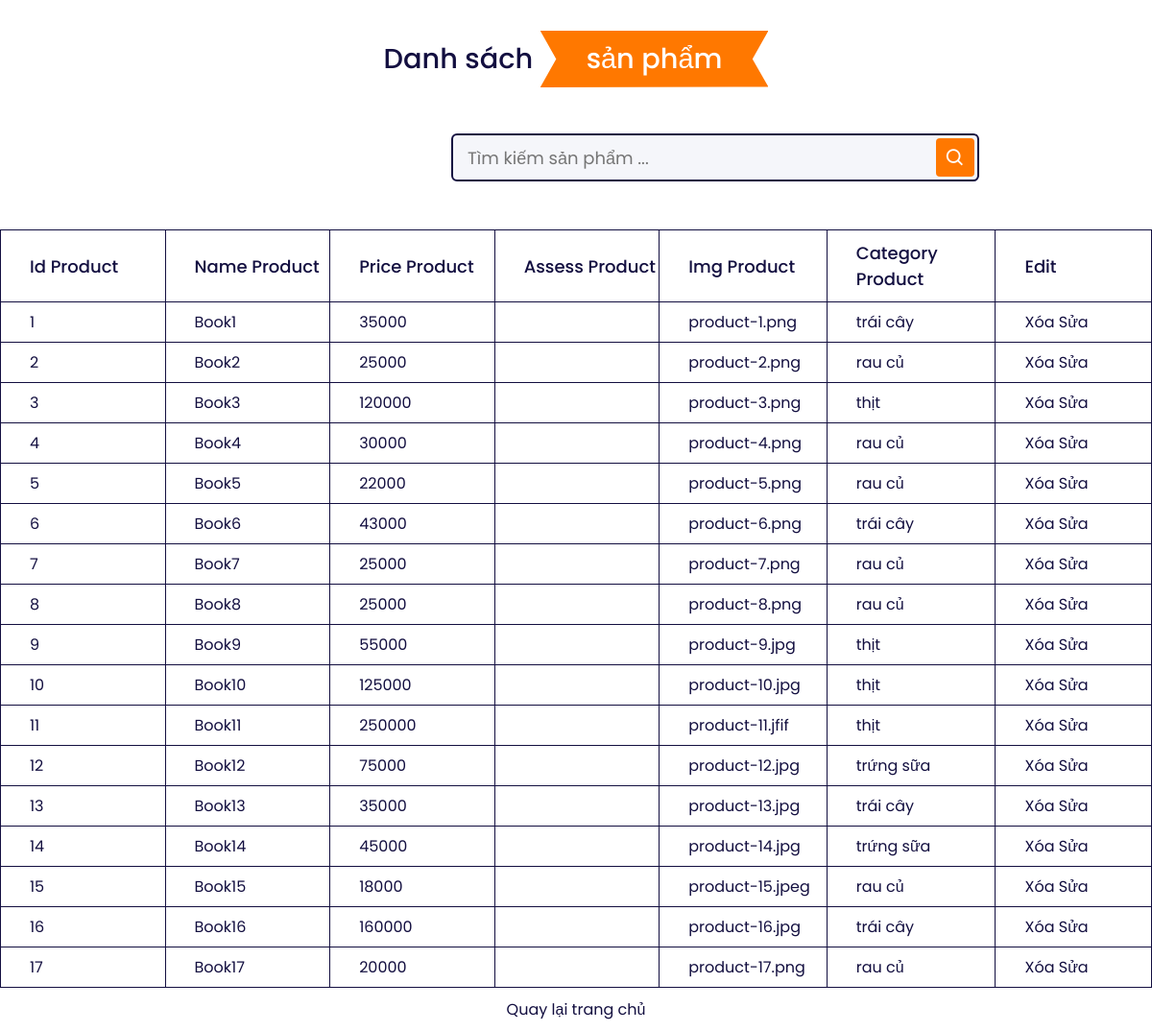
Screenshot of /list-products.php with the database file from the repository.
### tables this page shows
CREATE TABLE `tbl_item_product` (
  `id_item_product` int(11) NOT NULL,
  `name_item_product` varchar(255) NOT NULL
);

CREATE TABLE `tbl_products` (
  `id_product` int(11) NOT NULL,
  `name_product` varchar(255) NOT NULL,
  `price_product` float NOT NULL,
  `assess_product` varchar(255) NOT NULL,
  `img_product` varchar(255) NOT NULL,
  `category_product` varchar(255) NOT NULL
);

CREATE TABLE `tbl_type_product` (
  `id_type_product` int(11) NOT NULL,
  `name_type_product` varchar(255) NOT NULL
);

### list-products.php (the view, shortened to what this page needs)
<!DOCTYPE html>
<html lang="en">
  <head>
    <link rel="stylesheet" href="assets/css/list-products.css" />
    <link
    href="https://unpkg.com/boxicons@2.0.9/css/boxicons.min.css"
    rel="stylesheet"
  />
  </head>
  <body>
  <?php require_once "connect.php"; ?>
    <section class="home-content">
      <h1 class="heading">Danh sách <span>sản phẩm</span></h1>
      <div class="search-box">
        <input type="text" placeholder="Tìm kiếm sản phẩm ..." />
        <i class="bx bx-search"></i>
    </div>
      <div class="list-products">
        <div style="overflow-x: auto">
            <table>
                <thead>
                  <tr>
                    <?php
                      $sql_item_product = mysqli_query($conn,"SELECT * FROM tbl_item_product Order By id_item_product ASC");
                      while($row_item_product = mysqli_fetch_assoc($sql_item_product)){
                    ?>
                    <th><?php echo $row_item_product['name_item_product'] ?></th>
                    <?php
                      }
                    ?>
                    <th> edit </th>
                  </tr>
                </thead>
                <tbody>
                  <?php
                      $sql_products = $conn -> query("SELECT tbl_products.id_product, tbl_products.name_product, tbl_products.price_product, tbl_products.assess_product, tbl_products.img_product, tbl_products.category_product, tbl_type_product.name_type_product FROM tbl_products INNER JOIN tbl_type_product ON tbl_products.category_product = tbl_type_product.id_type_product ORDER BY id_product ASC");
                      while($row_product = mysqli_fetch_assoc($sql_products)){
                    ?>
                  <tr>
                    <td><?php echo $row_product['id_product'] ?></td>
                    <td><?php echo $row_product['name_product'] ?></td>
                    <td><?php echo $row_product['price_product'] ?></td>
                    <td><?php echo $row_product['assess_product'] ?></td>
                    <td><?php echo $row_product['img_product'] ?></td>
                    <td><?php echo $row_product['name_type_product'] ?></td>
                    <td>
                      <a href="delete-products.php?id=<?php echo  $row_product['id_product']; ?>"
                        >Xóa</a
                      >
                      <a href="edit-products.php?id=<?php echo $row_product['id_product']; ?>"
                        >Sửa</a
                      >
                    </td>
                  </tr>
                  <?php
                      }
                  ?>
                </tbody>
            </table>
        </div>
    </section>
    <a class="back" href="admin.php"> Quay lại trang chủ</a>
  </body>
</html>

### assets/css/list-products.css (style rules this page uses)
:root { --orange: #ff7800; --black: #130f40; --light-color: #666; --box-shadow: 0 0.5rem 1.5rem rgba(0, 0, 0, 0.1); --border: 0.2rem solid rgba(0, 0, 0, 0.1); --outline: 0.1rem solid rgba(0, 0, 0, 0.1); --outline-hover: 0.2rem solid var(--black); }
* { margin: 0; padding: 0; box-sizing: border-box; font-family: "Poppins", sans-serif; scroll-behavior: smooth; color: var(--black); }
.heading { text-align: center; padding: 2rem 0; padding-bottom: 3rem; font-size: 1.8rem; font-weight: 500; color: var(--black); }
.heading span { background: var(--orange); color: #fff; display: inline-block; padding: 0.5rem 3rem; clip-path: polygon(100% 0, 93% 50%, 100% 99%, 0% 100%, 7% 50%, 0% 0%); }
.search-box { position: relative; left: 450px; width: 100%; height: 50px; max-width: 550px; width: 100%; margin: 0 20px 50px; }
.search-box input { height: 100%; width: 100%; outline: none; background: #f5f6fa; border: 2px solid var(--black); border-radius: 6px; font-size: 18px; padding: 0 15px; }
.search-box .bx-search { position: absolute; height: 40px; width: 40px; background: var(--orange); right: 5px; top: 50%; transform: translateY(-50%); border-radius: 4px; line-height: 40px; text-align: center; color: #fff; font-size: 22px; transition: all 0.4 ease; cursor: pointer; }
table { border-collapse: collapse; border-spacing: 0; width: 100vw; border: 1px solid var(--black); }
th { text-align: left; border: 1px solid var(--black); padding-left: 30px; padding-top: 10px; padding-bottom: 10px; font-size: 18px; font-weight: 500; text-transform: capitalize; }
td { border: 1px solid var(--black); text-align: left; padding: 8px; padding-left: 30px; overflow: hidden; width: 200px; }
td a { color: var(--black); text-decoration: none; }
.back { display: flex; justify-content: center; text-decoration: none; padding: 10px; color: var(--black); }

### rows the page displays
tbl_item_product: name_item_product "Id Product"
tbl_item_product: name_item_product "Name Product"
tbl_item_product: name_item_product "Price Product"
tbl_item_product: name_item_product "Assess Product"
tbl_item_product: name_item_product "Img Product"
tbl_item_product: name_item_product "Category Product"
tbl_products: id_product "1", name_product "Book1", price_product "35000", img_product "product-1.png", tbl_type_product.name_type_product "trái cây"
tbl_products: id_product "2", name_product "Book2", price_product "25000", img_product "product-2.png", tbl_type_product.name_type_product "rau củ"
tbl_products: id_product "3", name_product "Book3", price_product "120000", img_product "product-3.png", tbl_type_product.name_type_product "thịt"
tbl_products: id_product "4", name_product "Book4", price_product "30000", img_product "product-4.png", tbl_type_product.name_type_product "rau củ"
tbl_products: id_product "5", name_product "Book5", price_product "22000", img_product "product-5.png", tbl_type_product.name_type_product "rau củ"
tbl_products: id_product "6", name_product "Book6", price_product "43000", img_product "product-6.png", tbl_type_product.name_type_product "trái cây"
tbl_products: id_product "7", name_product "Book7", price_product "25000", img_product "product-7.png", tbl_type_product.name_type_product "rau củ"
tbl_products: id_product "8", name_product "Book8", price_product "25000", img_product "product-8.png", tbl_type_product.name_type_product "rau củ"
tbl_products: id_product "9", name_product "Book9", price_product "55000", img_product "product-9.jpg", tbl_type_product.name_type_product "thịt"
tbl_products: id_product "10", name_product "Book10", price_product "125000", img_product "product-10.jpg", tbl_type_product.name_type_product "thịt"
tbl_products: id_product "11", name_product "Book11", price_product "250000", img_product "product-11.jfif", tbl_type_product.name_type_product "thịt"
tbl_products: id_product "12", name_product "Book12", price_product "75000", img_product "product-12.jpg", tbl_type_product.name_type_product "trứng sữa"
tbl_products: id_product "13", name_product "Book13", price_product "35000", img_product "product-13.jpg", tbl_type_product.name_type_product "trái cây"
tbl_products: id_product "14", name_product "Book14", price_product "45000", img_product "product-14.jpg", tbl_type_product.name_type_product "trứng sữa"
tbl_products: id_product "15", name_product "Book15", price_product "18000", img_product "product-15.jpeg", tbl_type_product.name_type_product "rau củ"
tbl_products: id_product "16", name_product "Book16", price_product "160000", img_product "product-16.jpg", tbl_type_product.name_type_product "trái cây"
tbl_products: id_product "17", name_product "Book17", price_product "20000", img_product "product-17.png", tbl_type_product.name_type_product "rau củ"
